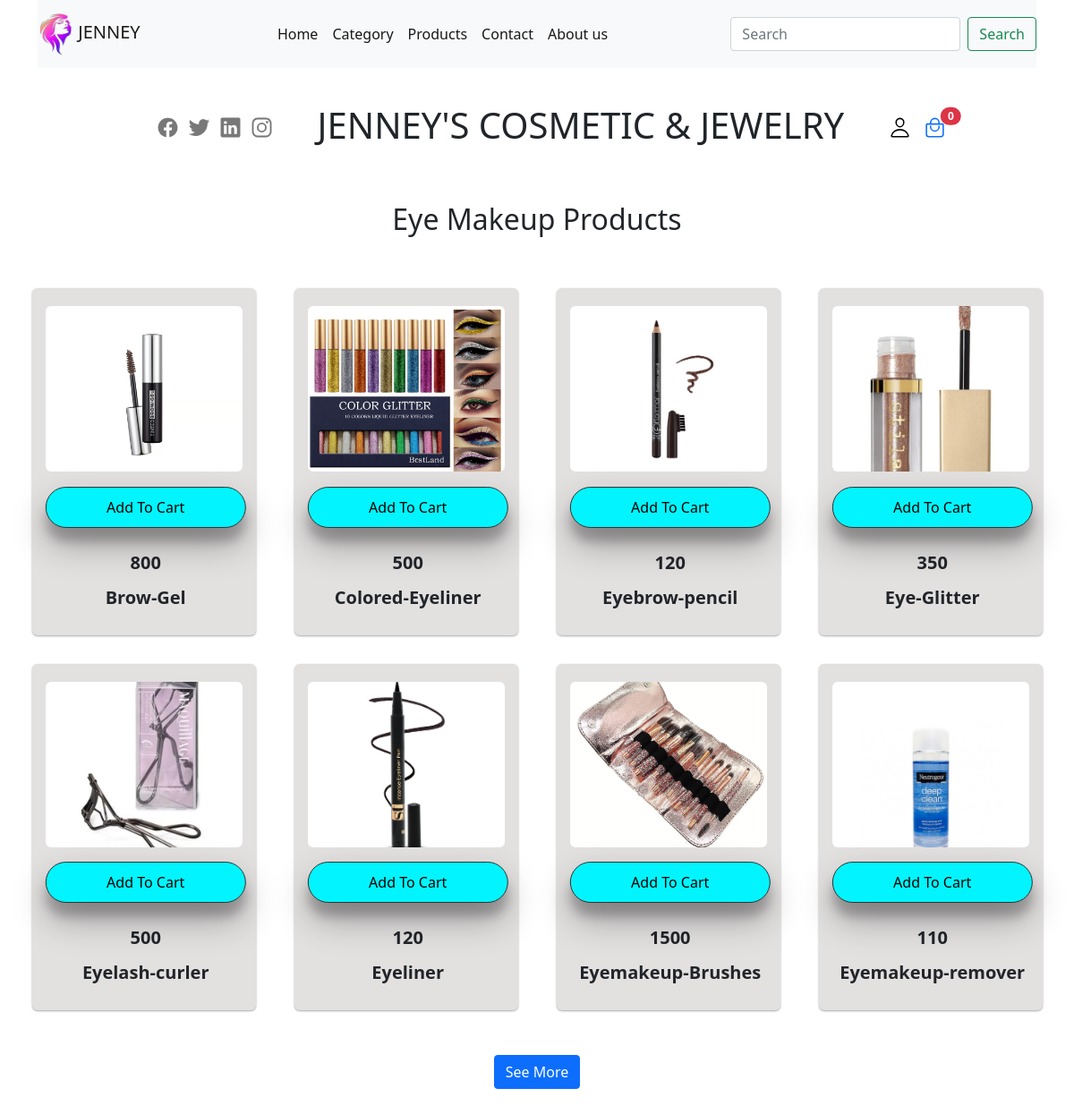
The app's page /cat44.php with its own data.
### tables this page shows
CREATE TABLE `products` (
  `id` int(11) NOT NULL,
  `product_name` varchar(20) DEFAULT NULL,
  `product_price` varchar(20) DEFAULT NULL,
  `category_id` int(11) DEFAULT NULL,
  `product_img` varchar(255) DEFAULT NULL
);

### cat44.php (the view, shortened to what this page needs)
<?php $category_name = 'Eye Makeup';
$category_id = 44; ?>
<!DOCTYPE html>
<html lang="en">
<head>
    <link href="https://cdn.jsdelivr.net/npm/bootstrap@5.0.2/dist/css/bootstrap.min.css" rel="stylesheet"
>
    <link rel="stylesheet" href="./styling.css">
</head>
<body>
    <?php include('navbar.php') ?>
    <h2 class="title text-center">
        <?php echo $category_name . ' ' . 'Products'; ?>
    </h2>
    <div class="product-main">
        <div class="container product-wrapper">
            <?php
            $query = "SELECT * FROM products WHERE category_id = '$category_id'";
            $result = mysqli_query($conn, $query);
            if ($result->num_rows > 0) {
                while ($row = $result->fetch_assoc()) { ?>
                    <div class="wsk-cp-product">
                        <form action="manage_cart.php" method="POST" class="formproduct">
                            <div class="wsk-cp-img">
                                <img src="img/<?php echo $row['product_img']; ?>" alt="Product" class="img-responsive" />
                            </div>
                            <div class="wsk-cp-text">
                                <div class="category">
                                    <button type="submit" name="Add_To_Cart" class="btn btn-info" style="width: 100%;">Add To
                                        Cart</button>
                                </div>
                                <div class="title-product">
                                    <h3>
                                        <?php echo $row['product_price']; ?>
                                    </h3>
                                </div>
                                <div class="title-product">
                                    <h3>
                                        <?php echo $row['product_name']; ?>
                                    </h3>
                                </div>
                            </div>
                        </form>
                    </div>
                    <?php
                }
            } else { ?>
                <div class="found">
                    <h2>NO PRODUCT FOUND IN CATEGORY ADD SOME PRODUCT</h2>
                </div>
                <?php
            }
            ?>
        </div>
    </div>
    <div class="seemore-btn pb-5">
        <button type="button" id="seemore" class="btn btn-primary" onclick="seeMore()">See More</button>
    </div>
</body>
</html>

### styling.css (style rules this page uses)
* { padding: 0; margin: 0; }
:root { --spanish-gray: hsl(0, 0%, 60%); --sonic-silver: hsl(0, 0%, 47%); --eerie-black: hsl(0, 0%, 13%); --salmon-pink: hsl(353, 100%, 78%); --sandy-brown: hsl(29, 90%, 65%); --bittersweet: hsl(0, 100%, 70%); --ocean-green: hsl(152, 51%, 52%); --davys-gray: hsl(0, 0%, 33%); --cultured: hsl(0, 0%, 93%); --white: hsl(0, 100%, 100%); --onyx: hsl(0, 0%, 27%); --fs-1: 1.563rem; --fs-2: 1.375rem; --fs-3: 1.25rem; --fs-4: 1.125rem; --fs-5: 1rem; --fs-6: 0.938rem; --fs-7: 0.875rem; --fs-8: 0.813rem; --fs-9: 0.75rem; --fs-10: 0.688rem; --fs-11: 0.625rem; --weight-300: 300; --weight-400: 400; --weight-500: 500; --weight-600: 600; --weight-700: 700; --border-radius-md: 10px; --border-radius-sm: 5px; --transition-timing: 0.2s ease; }
html { font-family: "Poppins", sans-serif; overscroll-behavior: contain; }
button { background: none; font: inherit; border: none; cursor: pointer; }
.wsk-cp-product { background: #e3e0e0; padding: 15px; border-radius: 6px; box-shadow: 0 1px 3px rgba(0, 0, 0, 0.12), 0 1px 2px rgba(0, 0, 0, 0.24); width: 250px; position: relative; }
.wsk-cp-img { position: absolute; top: 5px; left: 50%; transform: translate(-50%); -webkit-transform: translate(-50%); -ms-transform: translate(-50%); -moz-transform: translate(-50%); -o-transform: translate(-50%); -khtml-transform: translate(-50%); width: 100%; height: 40%; padding: 15px; transition: all 0.2s ease-in-out; }
.wsk-cp-img img { width: 100%; height: 185px; transition: all 0.2s ease-in-out; border-radius: 6px; object-fit: cover; }
.wsk-cp-text { padding-top: 200%; width: 200%; }
.wsk-cp-text .category { text-align: center; font-size: 12px; font-weight: bold; padding: 5px; margin-bottom: 45px; position: relative; transition: all 0.2s ease-in-out; }
.wsk-cp-text .category>* { position: absolute; top: 50%; left: 50%; transform: translate(-50%, -50%); -webkit-transform: translate(-50%, -50%); -moz-transform: translate(-50%, -50%); -ms-transform: translate(-50%, -50%); -o-transform: translate(-50%, -50%); -khtml-transform: translate(-50%, -50%); }
.wsk-cp-text .category>button { padding: 10px 20px; border: 1px solid #313131; background: #02f5fe; color: #000000; box-shadow: 0 19px 38px rgba(0, 0, 0, 0.30), 0 15px 12px rgba(0, 0, 0, 0.22); border-radius: 27px; transition: all 0.05s ease-in-out; }
.wsk-cp-text .title-product { text-align: center; }
.wsk-cp-text .title-product h3 { font-size: 20px; font-weight: bold; margin: 15px auto; overflow: hidden; white-space: nowrap; text-overflow: ellipsis; width: 100%; }
.formproduct { width: 51%; }
.seemore-btn { width: 100%; display: flex; justify-content: center; align-items: center; }
.product-main .product-wrapper { width: 100%; height: auto; display: flex; justify-content: space-around; align-items: center; gap: 50px; flex-wrap: wrap; width: 100%; padding: 50px 0px; }
.product-wrapper .wsk-cp-product { display: none; transition: var(--transition-timing); -webkit-transition: var(--transition-timing); -moz-transition: var(--transition-timing); -ms-transition: var(--transition-timing); -o-transition: var(--transition-timing); }
.product-wrapper .wsk-cp-product:nth-child(1), .product-wrapper .wsk-cp-product:nth-child(2), .product-wrapper .wsk-cp-product:nth-child(3), .product-wrapper .wsk-cp-product:nth-child(4), .product-wrapper .wsk-cp-product:nth-child(5), .product-wrapper .wsk-cp-product:nth-child(6), .product-wrapper .wsk-cp-product:nth-child(7), .product-wrapper .wsk-cp-product:nth-child(8) { display: flex; }
@media (min-width:1200px) and (max-width:1500px) { .product-main .product-wrapper { gap: 32px; } }

### records on screen
products: product_img (picture), product_price "800", product_name "Brow-Gel"
products: product_img (picture), product_price "500", product_name "Colored-Eyeliner"
products: product_img (picture), product_price "120", product_name "Eyebrow-pencil"
products: product_img (picture), product_price "350", product_name "Eye-Glitter"
products: product_img (picture), product_price "500", product_name "Eyelash-curler"
products: product_img (picture), product_price "120", product_name "Eyeliner"
products: product_img (picture), product_price "1500", product_name "Eyemakeup-Brushes"
products: product_img (picture), product_price "110", product_name "Eyemakeup-remover"

### other values on screen
$count "0"
$category_name "Eye Makeup"
